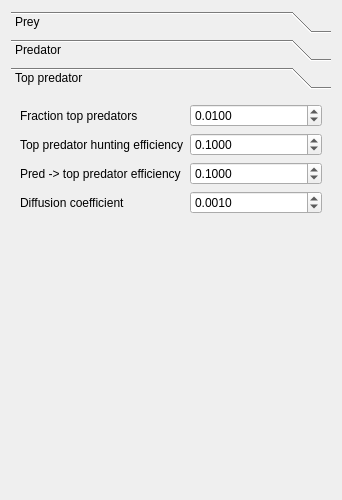
<?xml version="1.0" encoding="UTF-8"?>
<ui version="4.0">
 <class>QtSimTopPredatorPreyParametersWidget</class>
 <widget class="QDialog" name="QtSimTopPredatorPreyParametersWidget">
  <property name="geometry">
   <rect>
    <x>0</x>
    <y>0</y>
    <width>338</width>
    <height>500</height>
   </rect>
  </property>
  <property name="windowTitle">
   <string>Dialog</string>
  </property>
  <layout class="QGridLayout" name="gridLayout_2">
   <item row="0" column="0">
    <widget class="QToolBox" name="toolBox">
     <property name="sizePolicy">
      <sizepolicy hsizetype="Preferred" vsizetype="Preferred">
       <horstretch>1</horstretch>
       <verstretch>0</verstretch>
      </sizepolicy>
     </property>
     <property name="minimumSize">
      <size>
       <width>320</width>
       <height>0</height>
      </size>
     </property>
     <property name="currentIndex">
      <number>2</number>
     </property>
     <widget class="QWidget" name="page_prey">
      <property name="geometry">
       <rect>
        <x>0</x>
        <y>0</y>
        <width>320</width>
        <height>389</height>
       </rect>
      </property>
      <attribute name="label">
       <string>Prey</string>
      </attribute>
      <layout class="QGridLayout" name="gridLayout_3">
       <item row="0" column="0">
        <widget class="QLabel" name="label_f_prey">
         <property name="text">
          <string>Fraction prey</string>
         </property>
        </widget>
       </item>
       <item row="0" column="1">
        <widget class="QDoubleSpinBox" name="box_f_prey">
         <property name="decimals">
          <number>4</number>
         </property>
         <property name="maximum">
          <double>1.000000000000000</double>
         </property>
         <property name="singleStep">
          <double>0.010000000000000</double>
         </property>
         <property name="value">
          <double>0.900000000000000</double>
         </property>
        </widget>
       </item>
       <item row="1" column="0">
        <widget class="QLabel" name="label_diffusion_prey">
         <property name="text">
          <string>Diffusion coefficient</string>
         </property>
        </widget>
       </item>
       <item row="1" column="1">
        <widget class="QDoubleSpinBox" name="box_diffusion_prey">
         <property name="decimals">
          <number>4</number>
         </property>
         <property name="maximum">
          <double>1.000000000000000</double>
         </property>
         <property name="singleStep">
          <double>0.010000000000000</double>
         </property>
         <property name="value">
          <double>0.100000000000000</double>
         </property>
        </widget>
       </item>
       <item row="2" column="0" colspan="2">
        <widget class="QLabel" name="image_prey">
         <property name="text">
          <string/>
         </property>
         <property name="pixmap">
          <pixmap resource="SimTopPredatorPrey.qrc">:/images/SimTopPredatorPreyLoripesLacteus3.jpg</pixmap>
         </property>
         <property name="alignment">
          <set>Qt::AlignCenter</set>
         </property>
        </widget>
       </item>
       <item row="3" column="0">
        <spacer name="spacer_prey">
         <property name="orientation">
          <enum>Qt::Vertical</enum>
         </property>
         <property name="sizeHint" stdset="0">
          <size>
           <width>20</width>
           <height>102</height>
          </size>
         </property>
        </spacer>
       </item>
      </layout>
     </widget>
     <widget class="QWidget" name="page_pred">
      <property name="geometry">
       <rect>
        <x>0</x>
        <y>0</y>
        <width>320</width>
        <height>389</height>
       </rect>
      </property>
      <attribute name="label">
       <string>Predator</string>
      </attribute>
      <layout class="QGridLayout" name="gridLayout">
       <item row="0" column="0">
        <widget class="QLabel" name="label_f_pred">
         <property name="text">
          <string>Fraction predator</string>
         </property>
        </widget>
       </item>
       <item row="0" column="2">
        <widget class="QDoubleSpinBox" name="box_f_pred">
         <property name="decimals">
          <number>4</number>
         </property>
         <property name="maximum">
          <double>1.000000000000000</double>
         </property>
         <property name="singleStep">
          <double>0.010000000000000</double>
         </property>
         <property name="value">
          <double>0.100000000000000</double>
         </property>
        </widget>
       </item>
       <item row="1" column="0" colspan="2">
        <widget class="QLabel" name="label_hunt_eff_pred">
         <property name="text">
          <string>Predator hunting efficiency</string>
         </property>
        </widget>
       </item>
       <item row="1" column="2">
        <widget class="QDoubleSpinBox" name="box_hunt_eff_pred">
         <property name="decimals">
          <number>4</number>
         </property>
         <property name="maximum">
          <double>1.000000000000000</double>
         </property>
         <property name="singleStep">
          <double>0.010000000000000</double>
         </property>
         <property name="value">
          <double>0.100000000000000</double>
         </property>
        </widget>
       </item>
       <item row="2" column="0" colspan="2">
        <widget class="QLabel" name="label_conv_prey_to_pred">
         <property name="text">
          <string>Prey -&gt; predator efficiency</string>
         </property>
        </widget>
       </item>
       <item row="2" column="2">
        <widget class="QDoubleSpinBox" name="box_conv_prey_to_pred">
         <property name="decimals">
          <number>4</number>
         </property>
         <property name="maximum">
          <double>1.000000000000000</double>
         </property>
         <property name="singleStep">
          <double>0.010000000000000</double>
         </property>
         <property name="value">
          <double>0.100000000000000</double>
         </property>
        </widget>
       </item>
       <item row="4" column="0" colspan="3">
        <widget class="QLabel" name="image_pred">
         <property name="text">
          <string/>
         </property>
         <property name="pixmap">
          <pixmap resource="SimTopPredatorPrey.qrc">:/images/SimTopPredatorPreyCapybara.jpg</pixmap>
         </property>
         <property name="alignment">
          <set>Qt::AlignCenter</set>
         </property>
        </widget>
       </item>
       <item row="5" column="0">
        <spacer name="spacer_pred">
         <property name="orientation">
          <enum>Qt::Vertical</enum>
         </property>
         <property name="sizeHint" stdset="0">
          <size>
           <width>20</width>
           <height>40</height>
          </size>
         </property>
        </spacer>
       </item>
       <item row="3" column="2">
        <widget class="QDoubleSpinBox" name="box_diffusion_pred">
         <property name="decimals">
          <number>4</number>
         </property>
         <property name="maximum">
          <double>1.000000000000000</double>
         </property>
         <property name="singleStep">
          <double>0.010000000000000</double>
         </property>
         <property name="value">
          <double>0.010000000000000</double>
         </property>
        </widget>
       </item>
       <item row="3" column="0" colspan="2">
        <widget class="QLabel" name="label_diffusion_pred">
         <property name="text">
          <string>Diffusion coefficient</string>
         </property>
        </widget>
       </item>
      </layout>
     </widget>
     <widget class="QWidget" name="page_top">
      <property name="geometry">
       <rect>
        <x>0</x>
        <y>0</y>
        <width>320</width>
        <height>389</height>
       </rect>
      </property>
      <attribute name="label">
       <string>Top predator</string>
      </attribute>
      <layout class="QGridLayout" name="gridLayout_4">
       <item row="1" column="0" colspan="2">
        <widget class="QLabel" name="label_hunt_eff_top">
         <property name="text">
          <string>Top predator hunting efficiency</string>
         </property>
        </widget>
       </item>
       <item row="0" column="0" colspan="2">
        <widget class="QLabel" name="label_f_top">
         <property name="text">
          <string>Fraction top predators</string>
         </property>
        </widget>
       </item>
       <item row="2" column="0" colspan="2">
        <widget class="QLabel" name="label_conv_pred_to_prey">
         <property name="text">
          <string>Pred -&gt; top predator efficiency</string>
         </property>
        </widget>
       </item>
       <item row="2" column="2" colspan="2">
        <widget class="QDoubleSpinBox" name="box_conv_pred_to_top">
         <property name="decimals">
          <number>4</number>
         </property>
         <property name="maximum">
          <double>1.000000000000000</double>
         </property>
         <property name="singleStep">
          <double>0.010000000000000</double>
         </property>
         <property name="value">
          <double>0.100000000000000</double>
         </property>
        </widget>
       </item>
       <item row="3" column="0" colspan="2">
        <widget class="QLabel" name="label_diffusion_coefficient_top">
         <property name="text">
          <string>Diffusion coefficient</string>
         </property>
        </widget>
       </item>
       <item row="1" column="2" colspan="2">
        <widget class="QDoubleSpinBox" name="box_hunt_eff_top">
         <property name="decimals">
          <number>4</number>
         </property>
         <property name="maximum">
          <double>1.000000000000000</double>
         </property>
         <property name="singleStep">
          <double>0.010000000000000</double>
         </property>
         <property name="value">
          <double>0.100000000000000</double>
         </property>
        </widget>
       </item>
       <item row="0" column="2" colspan="2">
        <widget class="QDoubleSpinBox" name="box_f_top">
         <property name="decimals">
          <number>4</number>
         </property>
         <property name="maximum">
          <double>1.000000000000000</double>
         </property>
         <property name="singleStep">
          <double>0.010000000000000</double>
         </property>
         <property name="value">
          <double>0.010000000000000</double>
         </property>
        </widget>
       </item>
       <item row="4" column="0">
        <widget class="QLabel" name="image_top">
         <property name="text">
          <string/>
         </property>
         <property name="pixmap">
          <pixmap resource="SimTopPredatorPrey.qrc">:/images/SimTopPredatorPreyLion.jpg</pixmap>
         </property>
         <property name="alignment">
          <set>Qt::AlignCenter</set>
         </property>
        </widget>
       </item>
       <item row="5" column="0">
        <spacer name="spacer_top">
         <property name="orientation">
          <enum>Qt::Vertical</enum>
         </property>
         <property name="sizeHint" stdset="0">
          <size>
           <width>20</width>
           <height>40</height>
          </size>
         </property>
        </spacer>
       </item>
       <item row="3" column="2" colspan="2">
        <widget class="QDoubleSpinBox" name="box_diffusion_top">
         <property name="decimals">
          <number>4</number>
         </property>
         <property name="maximum">
          <double>1.000000000000000</double>
         </property>
         <property name="singleStep">
          <double>0.001000000000000</double>
         </property>
         <property name="value">
          <double>0.001000000000000</double>
         </property>
        </widget>
       </item>
      </layout>
     </widget>
    </widget>
   </item>
  </layout>
 </widget>
 <resources>
  <include location="SimTopPredatorPrey.qrc"/>
 </resources>
 <connections/>
</ui>
